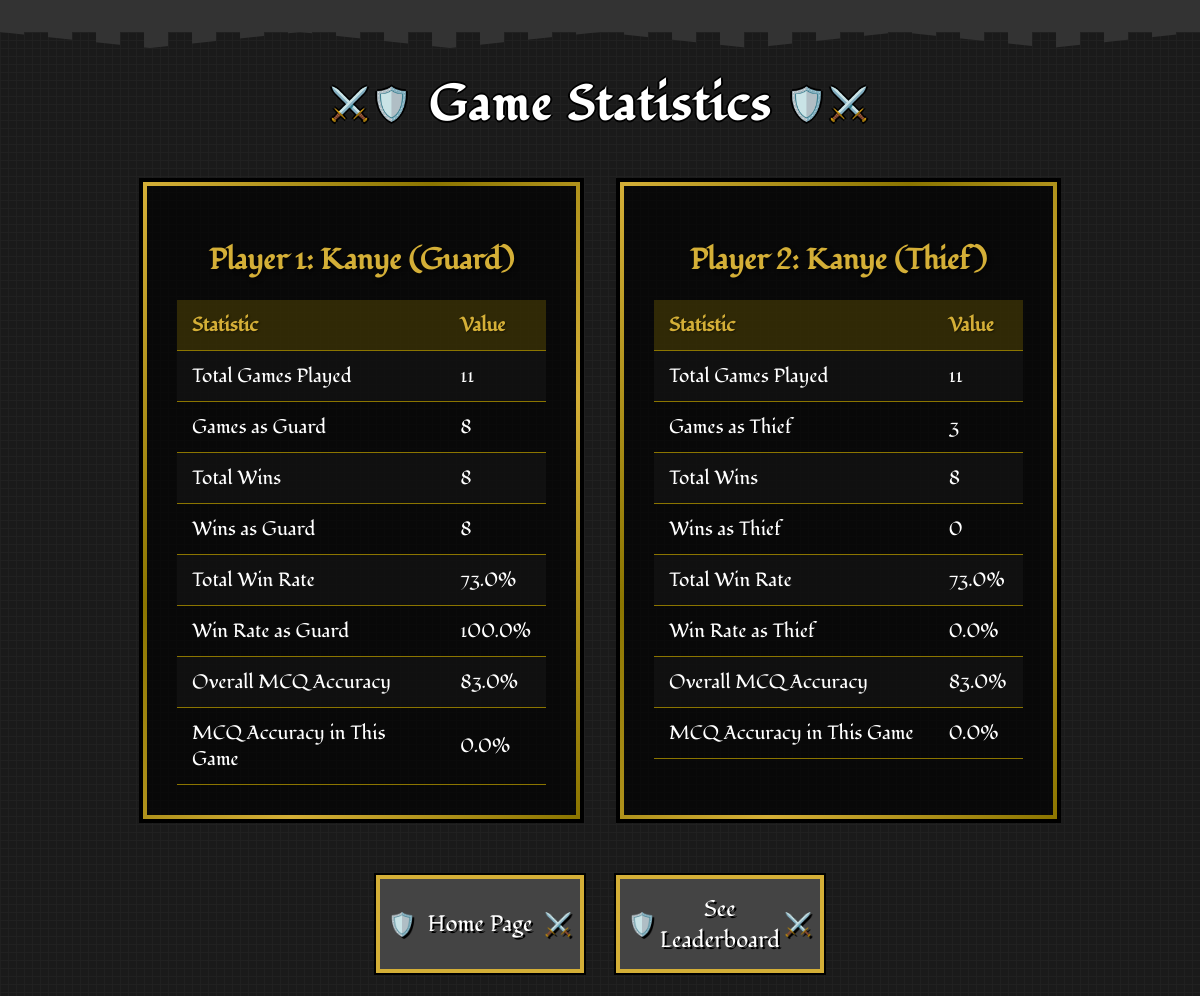
Screenshot of /game_stats (signed in) with the database file from the repository.
### app.py (models this page shows)
class User(db.Model):
    id = db.Column(db.Integer, primary_key=True)
    username = db.Column(db.String(40), unique=True, nullable=False)
    password_hash = db.Column(db.String(200), nullable=False)
    stats = db.relationship('PlayerStats', backref='user', uselist=False)

class PlayerStats(db.Model):
    id = db.Column(db.Integer, primary_key=True)
    user_id = db.Column(db.Integer, db.ForeignKey('user.id'), nullable=False)
    total_games_played = db.Column(db.Integer, default=0)
    games_played_as_guard = db.Column(db.Integer, default=0)
    games_played_as_thief = db.Column(db.Integer, default=0)
    total_games_won = db.Column(db.Integer, default=0)
    total_games_won_as_guard = db.Column(db.Integer, default=0)
    total_games_won_as_thief = db.Column(db.Integer, default=0)
    total_win_rate = db.Column(db.Float, default=0.0)
    win_rate_as_guard = db.Column(db.Float, default=0.0)
    win_rate_as_thief = db.Column(db.Float, default=0.0)
    total_answer_accuracy = db.Column(db.Float, default=0.0)
    total_questions_attempted = db.Column(db.Integer, default=0)
    total_right_answers = db.Column(db.Integer, default=0)
    game_right_answers = db.Column(db.Integer, default=0)
    game_total_questions = db.Column(db.Integer, default=0)
    answer_accuracy_in_last_game = db.Column(db.Float, default=0.0)

### app.py (the view)
@app.route('/game_stats')
@players_required
def game_stats():
    guard_id = session.get('player1_id')
    thief_id = session.get('player2_id')
    guard_stats = PlayerStats.query.filter_by(user_id=guard_id).first()
    thief_stats = PlayerStats.query.filter_by(user_id=thief_id).first()
    guard_total_questions_tg = guard_stats.game_total_questions
    guard_right_answers_tg = guard_stats.game_right_answers
    thief_total_questions_tg = thief_stats.game_total_questions
    thief_right_answers_tg = thief_stats.game_right_answers
    print(guard_stats.game_total_questions)
    print(guard_stats.game_right_answers)
    print(thief_stats.game_total_questions)
    print(thief_stats.game_right_answers)
    return render_template('game_stats.html', guard_stats=guard_stats, thief_stats=thief_stats,
                           guard_total_questions=guard_total_questions_tg, guard_right_answers=guard_right_answers_tg,
                           thief_total_questions=thief_total_questions_tg, thief_right_answers=thief_right_answers_tg)

### app.py (called while the page is built)
def players_required(f):
    @wraps(f)
    def decorated_function(*args, **kwargs):
        if 'player1_id' not in session or 'player2_id' not in session:
            flash('Both players must be logged in to play.')
            return redirect(url_for('login'))
        return f(*args, **kwargs)
    return decorated_function

### templates/game_stats.html (shortened to what this page needs)
<!DOCTYPE html>
<html lang="en">
<head>
    <link rel="stylesheet" href="static/css/style.css">
    <link rel="stylesheet" href="static/css/game-stats.css">
    <link rel="stylesheet" href="static/css/game-over.css">
</head>
<body>
    <div class="castle-top"></div>
    <h1>Game Statistics</h1>
    <div class="container">
        <div class="player-stats">
            <h2>Player 1: {{ guard_stats.user.username }} (Guard)</h2>
            <table>
                <tr><th>Statistic</th><th>Value</th></tr>
                <tr><td>Total Games Played</td><td>{{ guard_stats.total_games_played }}</td></tr>
                <tr><td>Games as Guard</td><td>{{ guard_stats.games_played_as_guard }}</td></tr>
                <tr><td>Total Wins</td><td>{{ guard_stats.total_games_won }}</td></tr>
                <tr><td>Wins as Guard</td><td>{{ guard_stats.total_games_won_as_guard }}</td></tr>
                <tr><td>Total Win Rate</td><td>{{ guard_stats.total_win_rate }}%</td></tr>
                <tr><td>Win Rate as Guard</td><td>{{ guard_stats.win_rate_as_guard }}%</td></tr>
                <tr><td>Overall MCQ Accuracy</td><td>{{ guard_stats.total_answer_accuracy }}%</td></tr>
                <tr><td>MCQ Accuracy in This Game</td><td>{{ guard_stats.answer_accuracy_in_last_game }}%</td></tr>
            </table>
        </div>
        <div class="player-stats">
            <h2>Player 2: {{ thief_stats.user.username }} (Thief)</h2>
            <table>
                <tr><th>Statistic</th><th>Value</th></tr>
                <tr><td>Total Games Played</td><td>{{ thief_stats.total_games_played }}</td></tr>
                <tr><td>Games as Thief</td><td>{{ thief_stats.games_played_as_thief }}</td></tr>
                <tr><td>Total Wins</td><td>{{ thief_stats.total_games_won }}</td></tr>
                <tr><td>Wins as Thief</td><td>{{ thief_stats.total_games_won_as_thief }}</td></tr>
                <tr><td>Total Win Rate</td><td>{{ thief_stats.total_win_rate }}%</td></tr>
                <tr><td>Win Rate as Thief</td><td>{{ thief_stats.win_rate_as_thief }}%</td></tr>
                <tr><td>Overall MCQ Accuracy</td><td>{{ thief_stats.total_answer_accuracy }}%</td></tr>
                <tr><td>MCQ Accuracy in This Game</td><td>{{ thief_stats.answer_accuracy_in_last_game }}%</td></tr>
            </table>
        </div>
    </div>
    <div class="button-container">
        <a href="{{ url_for('home') }}"><button class="shield-btn game-over-btn">Home Page</button></a>
        <a href="{{ url_for('leaderboard') }}"><button class="shield-btn game-over-btn">See Leaderboard</button></a>
    </div>
</body>
</html>

### static/css/style.css (style rules this page uses)
body { font-family: "Fondamento", serif; background-color: #1a1a1a; background-image: linear-gradient(90deg, rgba(34,34,34,0.8) 1px, transparent 1px), linear-gradient(rgba(34,34,34,0.8) 1px, transparent 1px); background-size: 8px 8px; color: white; margin: 0; padding: 0; text-align: center; position: relative; min-height: 100vh; display: flex; flex-direction: column; justify-content: space-between; }
.castle-top { height: 32px; background-color: #333; position: relative; margin-bottom: 16px; image-rendering: pixelated; }
.castle-top::before { content: ""; position: absolute; top: 100%; left: 0; right: 0; height: 16px; background-image: repeating-linear-gradient(90deg, #333 0px, #333 24px, transparent 24px, transparent 48px); background-size: 48px 16px; clip-path: polygon( 0% 0%, 12.5% 100%, 25% 0%, 37.5% 100%, 50% 0%, 62.5% 100%, 75% 0%, 87.5% 100%, 100% 0% ); image-rendering: pixelated; }
h1 { font-family: "Fondamento", serif; text-align: center; font-size: 3rem; color: white; text-shadow: 2px 0 #000, -2px 0 #000, 0 2px #000, 0 -2px #000; margin: 24px 0; letter-spacing: 2px; position: relative; image-rendering: pixelated; }
h1::before { content: "⚔️🛡️"; font-size: 2rem; position: relative; top: -5px; margin: 0 15px; }
h1::after { content: "🛡️⚔️"; font-size: 2rem; position: relative; top: -5px; margin: 0 15px; }
button.shield-btn { font-family: "Fondamento", serif; background-color: #444; color: white; border: none; box-shadow: 0 0 0 4px #d4af37, 0 0 0 6px #000; padding: 14px 22px; margin: 10px; font-size: 1.4rem; cursor: pointer; position: relative; transition: all 0.2s steps(5); text-shadow: 2px 2px 0 #000; width: 200px; height: 90px; image-rendering: pixelated; }
button.shield-btn::before { content: "🛡️ "; position: absolute; left: 8px; top: 50%; transform: translateY(-50%); }

### static/css/game-stats.css (style rules this page uses)
body { font-family: "Fondamento", serif; background-color: #1a1a1a; background-image: linear-gradient(90deg, rgba(34,34,34,0.8) 1px, transparent 1px), linear-gradient(rgba(34,34,34,0.8) 1px, transparent 1px); background-size: 8px 8px; color: white; margin: 0; padding: 0; text-align: center; }
.container { display: flex; justify-content: space-around; gap: 40px; padding: 20px; max-width: 1200px; margin: 0 auto; }
.player-stats { background-color: rgba(0, 0, 0, 0.7); border: 4px solid #8b7500; border-image: linear-gradient( to bottom right, #d4af37, #8b7500, #d4af37, #8b7500 ) 1; padding: 30px; width: 45%; box-shadow: 0 0 0 4px #000; }
h1 { font-family: "Fondamento", serif; text-align: center; font-size: 3rem; color: white; text-shadow: 2px 0 #000, -2px 0 #000, 0 2px #000, 0 -2px #000; margin: 24px 0; letter-spacing: 2px; }
h2 { font-family: "Fondamento", serif; color: #d4af37; text-shadow: 2px 2px 4px rgba(0, 0, 0, 0.7); font-size: 1.8rem; margin-bottom: 20px; text-align: center; }
table { width: 100%; border-collapse: collapse; margin-top: 20px; font-size: 1.2rem; }
th, td { padding: 12px 15px; text-align: left; border-bottom: 1px solid #8b7500; }
th { background-color: rgba(139, 117, 0, 0.3); color: #d4af37; text-shadow: 1px 1px 2px rgba(0, 0, 0, 0.5); }
tr:nth-child(even) { background-color: rgba(34, 34, 34, 0.3); }
.button-container { display: flex; justify-content: center; gap: 20px; margin: 30px auto; }

### static/css/game-over.css (style rules this page uses)
button.game-over-btn::after { content: "⚔️"; position: absolute; right: 8px; top: 50%; transform: translateY(-50%); }

### rows the page displays
User: user.username "Kanye"
PlayerStats: total_games_played "11", games_played_as_guard "8", total_games_won "8", total_games_won_as_guard "8", total_win_rate "73.0", win_rate_as_guard "100.0", total_answer_accuracy "83.0", answer_accuracy_in_last_game "0.0", games_played_as_thief "3", total_games_won_as_thief "0", win_rate_as_thief "0.0"
